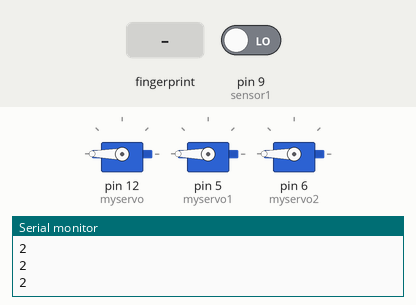
This sketch was run on a simulated Arduino Uno, built with avr-gcc and run on an emulated ATmega328P. On the bench: 3 × servo, the last lines printed to the serial monitor. The inputs (shaded band) are chosen by the test bench; at power-on: pin 9 (sensor1) LOW.

Above: at 2.2 s.
2.3 s: finger stored as number 1 placed on the sensor
At 3.5 s:
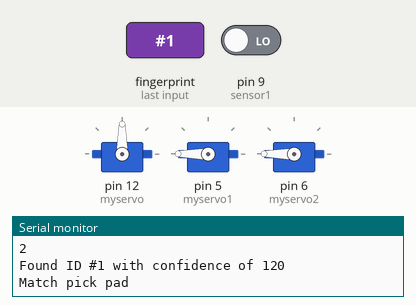
At 7.0 s:
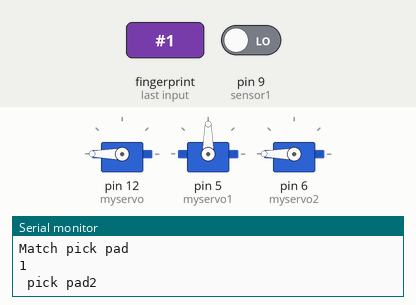
Timing chart, 0 to 10.1 s (numbered marks = the images above; inputs shaded):
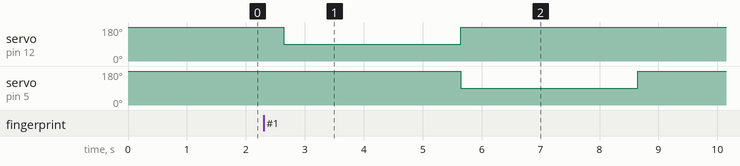

The sketch:

schooldisp.ino
```cpp
#include <SPI.h>
#include <MFRC522.h>
#include <Servo.h>
#include <String.h>
#include <SoftwareSerial.h>
#include <Adafruit_Fingerprint.h>

SoftwareSerial mySerial(7, 2);
volatile int finger_status = -1;
Adafruit_Fingerprint finger = Adafruit_Fingerprint(&mySerial);
uint8_t id;
Servo myservo;
Servo myservo1;
Servo myservo2;

int sensor1 = 9;
int sensor2 = 8;
int val = 0;
int val1 = 0;
int val2 = 0;
String apn = "safaricom.com";
String apn_u = "saf";
String apn_p = "data";
String url = "http://dialapadafrica.co.ke/mpesa/postdata.php/";
String apiURL = "http://dialapadafrica.co.ke/mpesa/queryapi.php";

void setup() {

   Serial.begin(9600);

  pinMode(sensor1, INPUT);
  myservo.attach(12);
  myservo1.attach(5);
  myservo2.attach(6);

  myservo.write(180);
  myservo1.write(180);
  myservo2.write(189);
  Serial.println("\n\nAdafruit finger detect test");
  finger.begin(9600);
  if (finger.verifyPassword()) {
    Serial.println("Found fingerprint sensor!");
  } else {
    Serial.println("Did not find fingerprint sensor :(");

  }
  finger.getTemplateCount();
  Serial.print("Sensor contains ");
  Serial.print(finger.templateCount);
  Serial.println(" templates");
  Serial.println("Waiting for valid finger...");
}

void loop() {
  finger_status = getFingerprintIDez();
  if (finger_status != -1 && finger_status != -2) {
    Serial.print("Match");
    val1 = digitalRead(sensor1);
    if (finger.fingerID >= 1 && finger.fingerID <= 127) {
      Serial.println(" pick pad");
      myservo.write(90);
      delay(3000);
      myservo.write(180);
    } else {
      Serial.println("No finger detected");
    }
    if (finger.fingerID >= 1 && finger.fingerID <= 127) {
      Serial.println(finger.fingerID);
      Serial.println(" pick pad2");
      myservo1.write(90);
      delay(3000);
      myservo1.write(180);
    }
    if (finger.fingerID >= 1 && finger.fingerID <= 127 && val1 == HIGH && val == HIGH && val2 == LOW) {
      Serial.println(" CHAMBER 3");
      myservo2.write(90);
      delay(3000);
      myservo2.write(180);
    }
  } else {
    if (finger_status == -2) {
      for (int ii = 0; ii < 5; ii++) {
        Serial.print("Not Match");
      }
    }
  }


}


int getFingerprintIDez() {
  uint8_t p = finger.getImage();
  if (p != FINGERPRINT_OK) {
    Serial.println(p);
    return -1;
  }
  p = finger.image2Tz();
  if (p != FINGERPRINT_OK) {
    Serial.println(p);
    return -1;
  }
  p = finger.fingerFastSearch();
  if (p != FINGERPRINT_OK) {
    return -2;
  }
  Serial.print("Found ID #");
  Serial.print(finger.fingerID);
  Serial.print(" with confidence of ");
  Serial.println(finger.confidence);
  return finger.fingerID;
}
```

Measured:
- after the input at 2.3 s, servo on pin 12 (myservo): 180° → 90° after 0.35 s, → 180° 3.0 s later; servo on pin 5 (myservo1): 180° → 90° after 3.3 s, → 180° 3.0 s later
